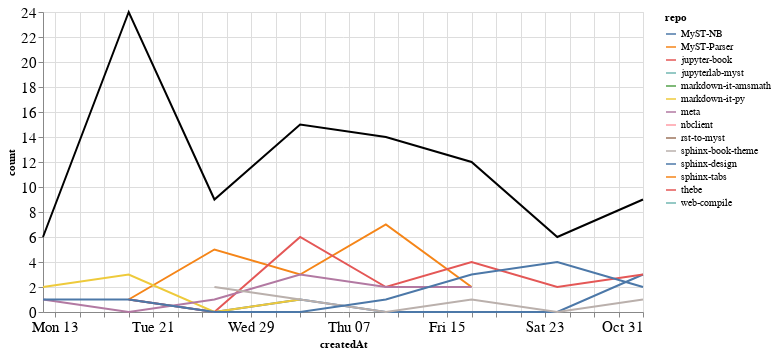

Notebook source saved alongside this figure:
### Markdown cell above
### Comments

### Code cell
comments_time = comments.groupby('repo').resample('W', on='createdAt').count()['author'].reset_index()
comments_time = comments_time.rename(columns={'author': 'count'})
comments_time_total = comments_time.groupby('createdAt').agg({"count": "sum"}).reset_index()
ch1 = alt.Chart(comments_time, width=600).mark_line().encode(
    x='createdAt',
    y='count',
    color='repo',
    tooltip="repo"
)

ch2 = alt.Chart(comments_time_total, width=600).mark_line(color="black").encode(
    x='createdAt',
    y='count',
)

ch1 + ch2

### Figure 1 — Vega-Lite specification as saved in the notebook (floating-point values rounded to 4 significant figures)
{"config": {"axisLeft": {"labelFontSize": 15}, "axisBottom": {"labelFontSize": 15}}, "layer": [{"data": {"name": "data-2ae2ad8f20e41de1a2872b7a28e358d9"}, "mark": "line", "encoding": {"color": {"type": "nominal", "field": "repo"}, "tooltip": {"type": "nominal", "field": "repo"}, "x": {"type": "temporal", "field": "createdAt"}, "y": {"type": "quantitative", "field": "count"}}, "width": 600}, {"data": {"name": "data-d21099f2da8eb9e18f85e1afd24329c9"}, "mark": {"type": "line", "color": "black"}, "encoding": {"x": {"type": "temporal", "field": "createdAt"}, "y": {"type": "quantitative", "field": "count"}}, "width": 600}], "$schema": "https://vega.github.io/schema/vega-lite/v4.8.1.json", "datasets": {"data-2ae2ad8f20e41de1a2872b7a28e358d9": [{"repo": "MyST-NB", "createdAt": "2021-09-19T00:00:00", "count": 1}, {"repo": "MyST-NB", "createdAt": "2021-09-26T00:00:00", "count": 0}, {"repo": "MyST-NB", "createdAt": "2021-10-03T00:00:00", "count": 1}, {"repo": "MyST-NB", "createdAt": "2021-10-10T00:00:00", "count": 0}, {"repo": "MyST-NB", "createdAt": "2021-10-17T00:00:00", "count": 0}, {"repo": "MyST-NB", "createdAt": "2021-10-24T00:00:00", "count": 0}, {"repo": "MyST-NB", "createdAt": "2021-10-31T00:00:00", "count": 3}, {"repo": "MyST-Parser", "createdAt": "2021-09-19T00:00:00", "count": 1}, {"repo": "MyST-Parser", "createdAt": "2021-09-26T00:00:00", "count": 5}, {"repo": "MyST-Parser", "createdAt": "2021-10-03T00:00:00", "count": 3}, {"repo": "MyST-Parser", "createdAt": "2021-10-10T00:00:00", "count": 7}, {"repo": "MyST-Parser", "createdAt": "2021-10-17T00:00:00", "count": 2}, {"repo": "jupyter-book", "createdAt": "2021-09-19T00:00:00", "count": 1}, {"repo": "jupyter-book", "createdAt": "2021-09-26T00:00:00", "count": 0}, {"repo": "jupyter-book", "createdAt": "2021-10-03T00:00:00", "count": 6}, {"repo": "jupyter-book", "createdAt": "2021-10-10T00:00:00", "count": 2}, {"repo": "jupyter-book", "createdAt": "2021-10-17T00:00:00", "count": 4}, {"repo": "jupyter-book", "createdAt": "2021-10-24T00:00:00", "count": 2}, {"repo": "jupyter-book", "createdAt": "2021-10-31T00:00:00", "count": 3}, {"repo": "jupyterlab-myst", "createdAt": "2021-09-19T00:00:00", "count": 7}, {"repo": "markdown-it-amsmath", "createdAt": "2021-09-12T00:00:00", "count": 1}, {"repo": "markdown-it-py", "createdAt": "2021-09-12T00:00:00", "count": 2}, {"repo": "markdown-it-py", "createdAt": "2021-09-19T00:00:00", "count": 3}, {"repo": "markdown-it-py", "createdAt": "2021-09-26T00:00:00", "count": 0}, {"repo": "markdown-it-py", "createdAt": "2021-10-03T00:00:00", "count": 1}, {"repo": "meta", "createdAt": "2021-09-12T00:00:00", "count": 1}, {"repo": "meta", "createdAt": "2021-09-19T00:00:00", "count": 0}, {"repo": "meta", "createdAt": "2021-09-26T00:00:00", "count": 1}, {"repo": "meta", "createdAt": "2021-10-03T00:00:00", "count": 3}, {"repo": "meta", "createdAt": "2021-10-10T00:00:00", "count": 2}, {"repo": "meta", "createdAt": "2021-10-17T00:00:00", "count": 2}, {"repo": "nbclient", "createdAt": "2021-09-19T00:00:00", "count": 7}, {"repo": "rst-to-myst", "createdAt": "2021-09-19T00:00:00", "count": 3}, {"repo": "sphinx-book-theme", "createdAt": "2021-09-26T00:00:00", "count": 2}, {"repo": "sphinx-book-theme", "createdAt": "2021-10-03T00:00:00", "count": 1}, {"repo": "sphinx-book-theme", "createdAt": "2021-10-10T00:00:00", "count": 0}, {"repo": "sphinx-book-theme", "createdAt": "2021-10-17T00:00:00", "count": 1}, {"repo": "sphinx-book-theme", "createdAt": "2021-10-24T00:00:00", "count": 0}, {"repo": "sphinx-book-theme", "createdAt": "2021-10-31T00:00:00", "count": 1}, {"repo": "sphinx-design", "createdAt": "2021-09-12T00:00:00", "count": 1}, {"repo": "sphinx-design", "createdAt": "2021-09-19T00:00:00", "count": 1}, {"repo": "sphinx-design", "createdAt": "2021-09-26T00:00:00", "count": 0}, {"repo": "sphinx-design", "createdAt": "2021-10-03T00:00:00", "count": 0}, {"repo": "sphinx-design", "createdAt": "2021-10-10T00:00:00", "count": 1}, {"repo": "sphinx-design", "createdAt": "2021-10-17T00:00:00", "count": 3}, {"repo": "sphinx-design", "createdAt": "2021-10-24T00:00:00", "count": 4}, {"repo": "sphinx-design", "createdAt": "2021-10-31T00:00:00", "count": 2}, {"repo": "sphinx-tabs", "createdAt": "2021-09-12T00:00:00", "count": 1}, {"repo": "thebe", "createdAt": "2021-10-10T00:00:00", "count": 2}, {"repo": "web-compile", "createdAt": "2021-09-26T00:00:00", "count": 1}], "data-d21099f2da8eb9e18f85e1afd24329c9": [{"createdAt": "2021-09-12T00:00:00", "count": 6}, {"createdAt": "2021-09-19T00:00:00", "count": 24}, {"createdAt": "2021-09-26T00:00:00", "count": 9}, {"createdAt": "2021-10-03T00:00:00", "count": 15}, {"createdAt": "2021-10-10T00:00:00", "count": 14}, {"createdAt": "2021-10-17T00:00:00", "count": 12}, {"createdAt": "2021-10-24T00:00:00", "count": 6}, {"createdAt": "2021-10-31T00:00:00", "count": 9}]}}
